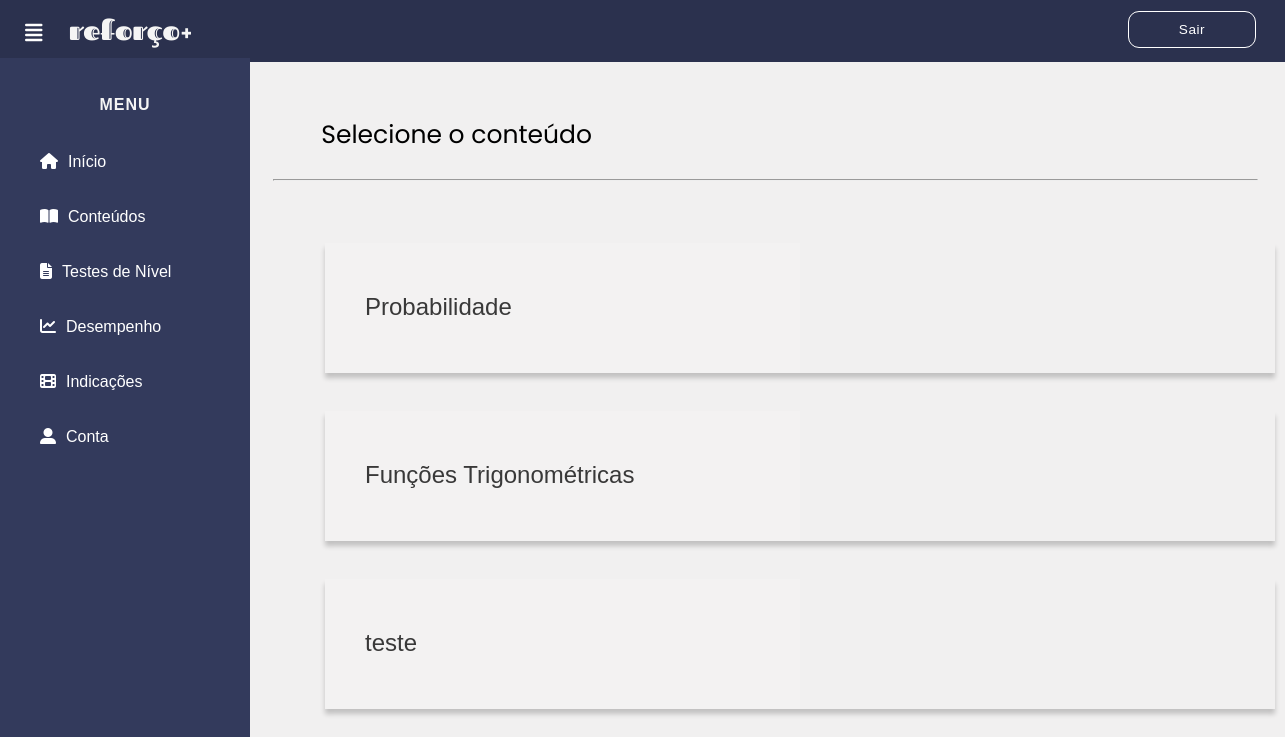
The page /php/lista_cont.php?materia=2&ano=2 on the database as committed earlier.
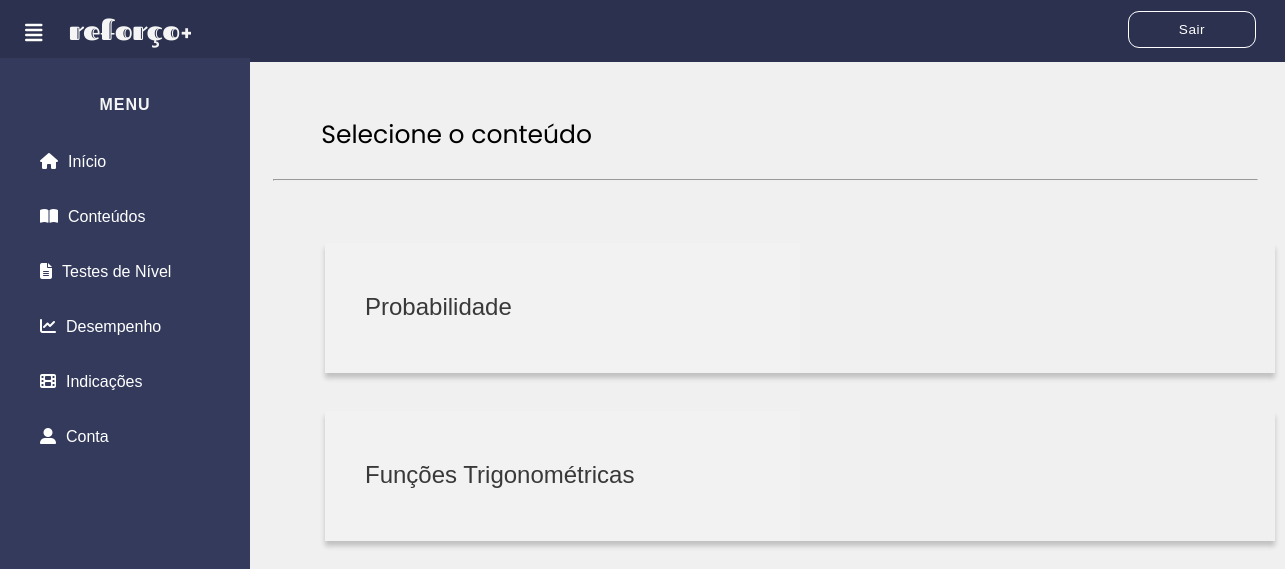
The same page on the database as committed later.
### tables this page shows
CREATE TABLE IF NOT EXISTS `conteudos` (
  `ID_cont` int(2) NOT NULL AUTO_INCREMENT,
  `texto` text NOT NULL,
  `cod_mat` int(2) NOT NULL,
  `cod_adm` int(1) NOT NULL,
  `ano` int(1) NOT NULL,
  `assunto` varchar(70) NOT NULL,
  PRIMARY KEY (`ID_cont`),
  KEY `fk_conteudos_administrador` (`cod_adm`),
  KEY `fk_conteudos_materias` (`cod_mat`)
);

### php/lista_cont.php (the view, shortened to what this page needs)
<!DOCTYPE html>
<html lang="pt-br">
<head>
    <link rel="stylesheet" href="../css/inicio.css">
    <link rel="stylesheet" type="text/css" href="../css/blocos.css">
  </head>
  <body>
      <header>
      <a href="../inicio.html"><img style="float:left; margin-left:52px; margin-top: 0px; margin-bottom: 1px; padding-top: 0px; border: 0;" src="../imagens/inicial/logo3.png"> </a>
      <label for="check">
        <i class="fas fa-align-justify" id="menu_btn"></i>
      </label>
      <div class="direita">
        <a href="sair.php" class="sair">Sair</a>
      </div>
      </header>
    <div class="menu">
      <center>
      <h4>MENU</h4>
      </center>
      <a href="../inicio.html"><i class="fas fa-home"></i><span>Início</span></a>
      <a href="conteudos.php"><i class="fas fa-book-open"></i><span>Conteúdos</span></a>
      <a href="testeniveis.php"><i class="fas fa-file-alt"></i><span>Testes de Nível</span></a>
      <a href="desempenho.php"><i class="fas fa-chart-line"></i><span>Desempenho</span></a>
      <a href="indicacoes.php"><i class="fas fa-film"></i><span>Indicações</span></a>
      <a href="conta.php"><i class="fas fa-user-alt"></i><span>Conta</span></a>
    </div>
    <div class="nome">
    <p> Selecione o conteúdo </p>
    <hr style="width: 102%; height: 7%; margin-left: -5%; margin-bottom: -8%;">
  </div>
    <div class="conteudo">
        <?php
            $conn = mysqli_connect('127.0.0.1', 'root', '') or die("Não foi possível a conexão com o Banco");
            $ano = $_GET['ano'];
            $materia = $_GET['materia'];
            $sql = "SELECT * FROM conteudos where cod_mat like '%".$materia."%' and ano like '%".$ano."%'";
            $cod = mysqli_query($conn,$sql);
            $numRegistros = mysqli_num_rows($cod);
            if ($numRegistros != 0) {
              echo "<section class='flexbox'>";
                while ($text = mysqli_fetch_object($cod)) {
                  $assunto=$text->assunto;
                  $assunto=utf8_encode($assunto);
                  $cod_assunto=$text->ID_cont;
                    echo "<a href='cont_especifico.php?assunto=".$cod_assunto."'>
                      <div class='blocos'>
                          <span> </span>
                          <span> </span>
                          <span> </span>
                          <span> </span>".
                          $assunto
                      ."</div>
                    </a><br>";
                }
              echo "</section>";
            }
            else{
                echo "Nenhum registro";
            }
        ?>
 </div>
</body>
</html>

Rows that differ between the two databases and show on the page:
no longer on this page (row edited): conteudos: assunto "teste"
